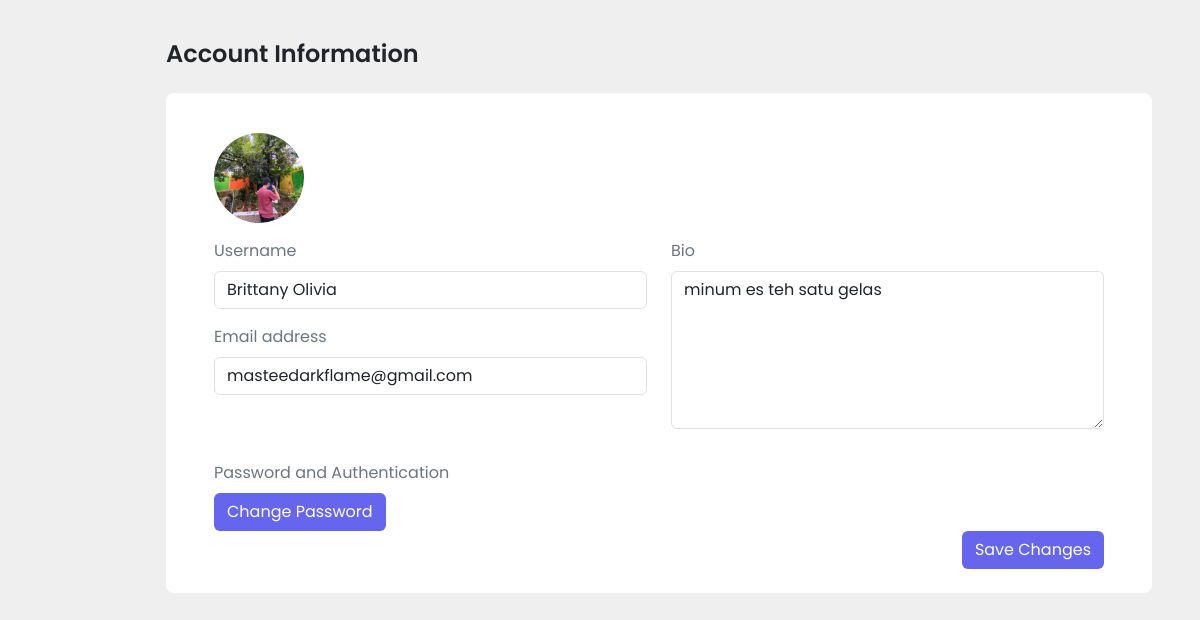
/editProfile.php (signed in), run on the app's committed database.
### tables this page shows
CREATE TABLE `users` (
  `user_id` int NOT NULL,
  `username` varchar(100) NOT NULL,
  `email` varchar(255) NOT NULL,
  `password` varchar(255) NOT NULL,
  `image` varchar(100) DEFAULT NULL,
  `bio` varchar(225) DEFAULT NULL
);

### load-foto.php (called while the page is built, shortened)
<?php
  $userId = $_SESSION['user_id'];
  $sql = "SELECT image, username, email FROM users WHERE user_id = ?";
  $stmt = $conn->prepare($sql);
  $stmt->bind_param("i", $userId);
  $stmt->execute();
  $stmt->store_result();
  $stmt->bind_result($image, $username, $email);
  $image = !empty($image) ? $image : 'uploads/default.jpg';
?>

### pre-profile.php (called while the page is built, shortened)
<?php
    require_once 'mydb.php';
    $user_id = $_SESSION['user_id'];
    $sql = "SELECT username, email, bio FROM users WHERE user_id = ?";
    if ($stmt = $conn->prepare($sql)) {
        $stmt->bind_param('i', $user_id);
        $stmt->execute();
        $stmt->bind_result($username, $email, $bio);
    }
?>

### editProfile.php (the view, shortened to what this page needs)
<?php
    require "pre-profile.php";
    require "load-foto.php";
?>
<html lang="en">
<head>
    <link href="https://cdn.lineicons.com/4.0/lineicons.css" rel="stylesheet" />
    <link href="https://cdn.jsdelivr.net/npm/bootstrap@5.3.0-alpha3/dist/css/bootstrap.min.css" rel="stylesheet"
>
    <link rel="stylesheet" href="style.css">
</head>
<body>
    <div class="wrapper">
        <?php require_once 'sidebar.php';?>
        <div class="main my-4 mx-5">
            <div id="Header" class="d-flex my-3">
                <h1>Account Information</h1>
            </div>
            <div class="bg-white rounded-3 p-4 px-5">
                <form id="editProfile" action="edit-profile.php" method="POST" enctype="multipart/form-data">
                    <div>
                        <img src="<?php echo htmlspecialchars($image); ?>" alt="Profile Picture" id="profileImage" class="mt-3 img-fluid rounded-circle mb-3"
                            style="width: 90px; height: 90px; object-fit: cover; cursor: pointer;" onclick="document.getElementById('fileInput').click();">
                    </div>
                    <div class="row text-secondary">
                        <div class="col-md-6">
                            <div class="mb-3">
                                <label for="username" class="form-label">Username</label>
                                <input type="text" class="form-control" id="username" name="username" value="<?php echo htmlspecialchars($username); ?>" required>
                            </div>
                            <div class="mb-3">
                                <label for="email" class="form-label">Email address</label>
                                <input type="email" class="form-control" id="email" name="email" value="<?php echo htmlspecialchars($email); ?>" required>
                            </div>
                        </div>
                        <div class="col-md-6">
                            <div class="mb-3">
                                <label for="bio" class="form-label">Bio</label>
                                <textarea class="form-control" id="bio" name="bio" rows="6"><?php echo htmlspecialchars($bio); ?></textarea>
                            </div>
                        </div>
                    </div>
                </form>
                    <div>
                        <label for="inputPassword5" class="form-label text-secondary">Password and Authentication</label>
                        <div>
                            <button type="button" class="btn text-white" data-bs-toggle="modal" data-bs-target="#passwordModal"
                            style="background: #6665ee;">Change Password</button>
                        </div>
                        <div class="d-flex justify-content-end">
                            <button type="submit" class="btn text-white" style="background: #6665ee;" form="editProfile">Save Changes</button>
                        </div>
                    </div>
                </div>
            </div>
        </div>
</body>
</html>

### style.css (style rules this page uses)
h1 { font-weight: 600; font-size: 1.5rem; }
body { font-family: 'Poppins', sans-serif; background-color: #efefef; }
.wrapper { display: flex; }
.main { min-height: 100vh; width: 100%; overflow: hidden; transition: all 0.35s ease-in-out; }

### data on the page
users: image (picture), username "Brittany Olivia", email "masteedarkflame@gmail.com", bio "minum es teh satu gelas"
